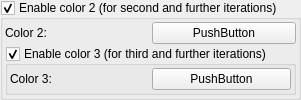
                    <widget class="MyGroupBox" name="groupCheck_fake_lights_color_2_enabled">
                     <property name="title">
                      <string>Enable color 2 (for second and further iterations)</string>
                     </property>
                     <property name="checkable">
                      <bool>true</bool>
                     </property>
                     <layout class="QGridLayout" name="gridLayout_25">
                      <property name="leftMargin">
                       <number>2</number>
                      </property>
                      <property name="topMargin">
                       <number>2</number>
                      </property>
                      <property name="rightMargin">
                       <number>2</number>
                      </property>
                      <property name="bottomMargin">
                       <number>2</number>
                      </property>
                      <property name="spacing">
                       <number>2</number>
                      </property>
                      <item row="0" column="0">
                       <widget class="QLabel" name="label_48">
                        <property name="text">
                         <string>Color 2:</string>
                        </property>
                       </widget>
                      </item>
                      <item row="0" column="1">
                       <widget class="MyColorButton" name="colorButton_fake_lights_color_2" native="true">
                        <property name="toolTip">
                         <string>&lt;html&gt;&lt;head/&gt;&lt;body&gt;&lt;p&gt;Color of light source&lt;/p&gt;&lt;/body&gt;&lt;/html&gt;</string>
                        </property>
                        <property name="text" stdset="0">
                         <string>PushButton</string>
                        </property>
                       </widget>
                      </item>
                      <item row="1" column="0" colspan="2">
                       <widget class="MyGroupBox" name="groupCheck_fake_lights_color_3_enabled">
                        <property name="title">
                         <string>Enable color 3 (for third and further iterations)</string>
                        </property>
                        <property name="checkable">
                         <bool>true</bool>
                        </property>
                        <layout class="QGridLayout" name="gridLayout_28">
                         <property name="leftMargin">
                          <number>2</number>
                         </property>
                         <property name="topMargin">
                          <number>2</number>
                         </property>
                         <property name="rightMargin">
                          <number>2</number>
                         </property>
                         <property name="bottomMargin">
                          <number>2</number>
                         </property>
                         <property name="spacing">
                          <number>2</number>
                         </property>
                         <item row="0" column="0">
                          <widget class="QLabel" name="label_51">
                           <property name="text">
                            <string>Color 3:</string>
                           </property>
                          </widget>
                         </item>
                         <item row="0" column="1">
                          <widget class="MyColorButton" name="colorButton_fake_lights_color_3" native="true">
                           <property name="toolTip">
                            <string>&lt;html&gt;&lt;head/&gt;&lt;body&gt;&lt;p&gt;Color of light source&lt;/p&gt;&lt;/body&gt;&lt;/html&gt;</string>
                           </property>
                           <property name="text" stdset="0">
                            <string>PushButton</string>
                           </property>
                          </widget>
                         </item>
                        </layout>
                       </widget>
                      </item>
                     </layout>
                    </widget>
